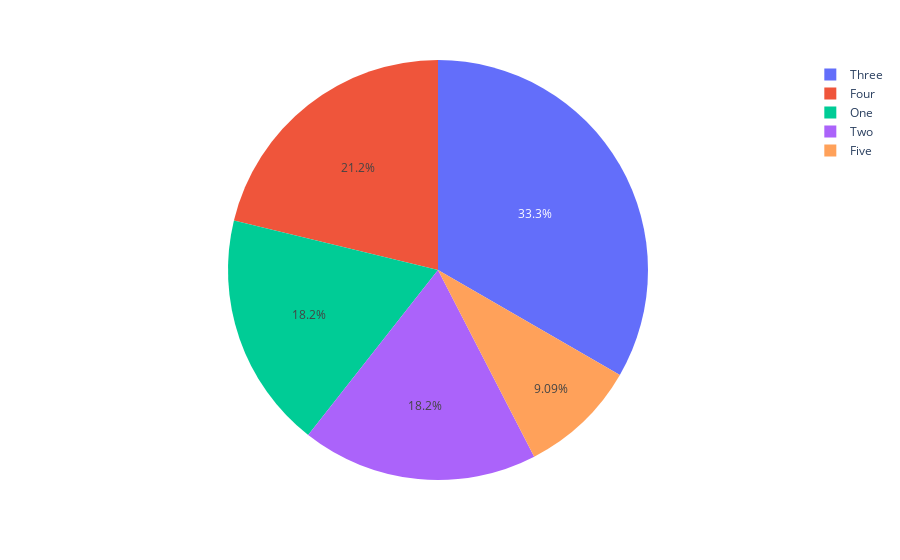

The cell this chart's notebook holds for it:
### Code cell
px.pie(value, values= "Count", names = "Phase")

### Figure 1 — Plotly figure (JSON) as saved in the notebook; plotly's stock layout.template omitted (floating-point values rounded to 4 significant figures)
{"data": [{"domain": {"x": [0, 1], "y": [0, 1]}, "hovertemplate": "Phase=%{label}<br>Count=%{value}<extra></extra>", "labels": ["Three", "Four", "One", "Two", "Five"], "legendgroup": "", "name": "", "showlegend": true, "type": "pie", "values": [11, 7, 6, 6, 3]}], "layout": {"legend": {"tracegroupgap": 0}, "margin": {"t": 60}}}
